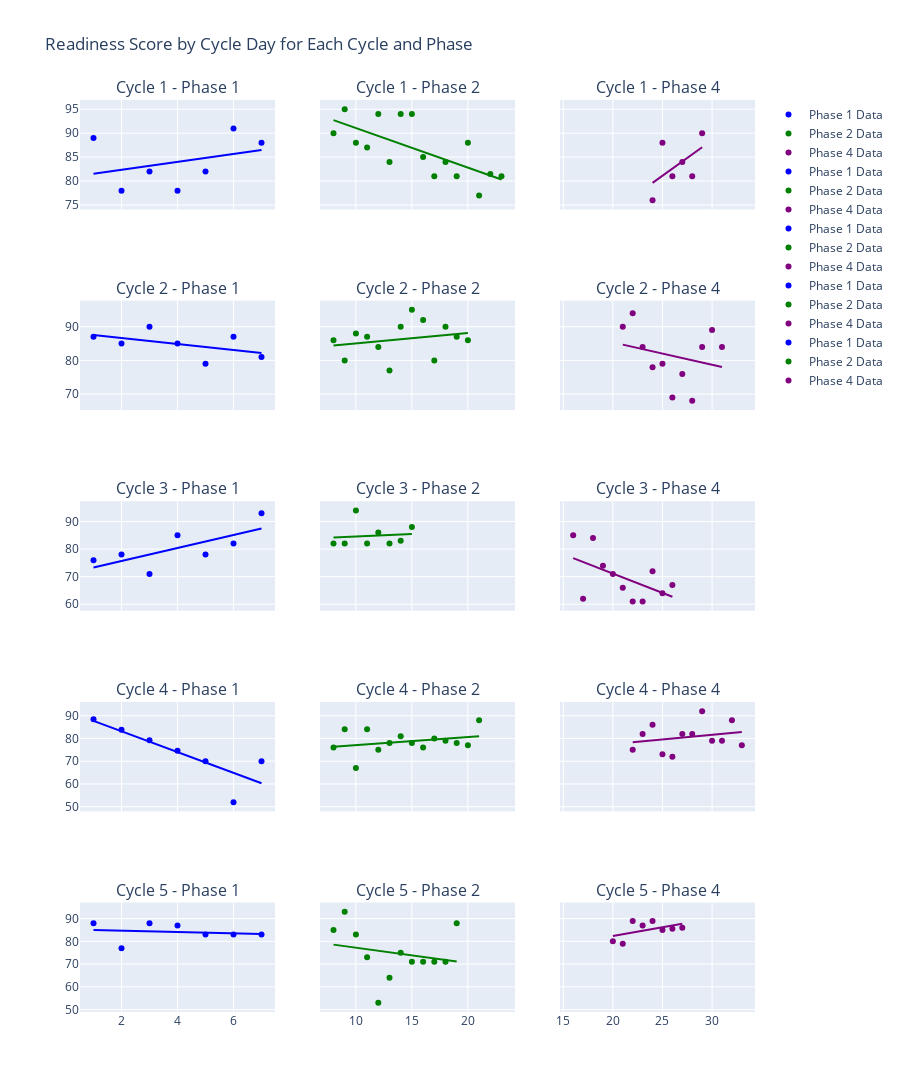

Source (notebook cell):
### Code cell
import pandas as pd
import plotly.graph_objects as go
import plotly.express as px
from plotly.subplots import make_subplots

# Load data from CSV
file_path = '/Data_Option1.csv'  # Replace with the path to your CSV file
df = pd.read_csv(file_path)

# Create a dictionary to store dataframes for each phase and cycle combination
dfs = {}

# Group by phase and cycle and store each group in the dictionary
for (phase, cycle), group_df in df.groupby(['phase', 'cycle']):
    # Extract relevant columns
    subset_df = group_df[['cycle_day', 'readiness_score', 'phase', 'cycle']]
    dfs[(phase, cycle)] = subset_df

# Define a color map for phases
phase_colors = {
    1: 'blue',
    2: 'green',
    3: 'red',
    4: 'purple'
    # Add more colors if there are more phases
}

# Create subplots for each cycle and phase combination
unique_cycles = df['cycle'].unique()
unique_phases = df['phase'].unique()
num_cycles = len(unique_cycles)
num_phases = len(unique_phases)
fig = make_subplots(rows=num_cycles, cols=num_phases, shared_xaxes=True, shared_yaxes=True,
                    subplot_titles=[f'Cycle {cycle} - Phase {phase}' for cycle in unique_cycles for phase in unique_phases])

# Plot data for each cycle and phase combination
for cycle_idx, cycle in enumerate(unique_cycles, start=1):
    for phase_idx, phase in enumerate(unique_phases, start=1):
        data = dfs.get((phase, cycle))
        if data is not None:
            scatter = go.Scatter(x=data['cycle_day'], y=data['readiness_score'], mode='markers', name=f'Phase {phase} Data', marker=dict(color=phase_colors[phase]))
            trendline = px.scatter(data, x='cycle_day', y='readiness_score', trendline="ols").data[1]
            trendline['line']['color'] = phase_colors[phase]
            fig.add_trace(scatter, row=cycle_idx, col=phase_idx)
            fig.add_trace(trendline, row=cycle_idx, col=phase_idx)

# Update layout and show the plot
fig.update_layout(title='Readiness Score by Cycle Day for Each Cycle and Phase', height=300*num_cycles)
fig.show()

### Figure 1 — Plotly figure (JSON) as saved in the notebook; plotly's stock layout.template omitted (floating-point values rounded to 4 significant figures)
{"data": [{"marker": {"color": "blue"}, "mode": "markers", "name": "Phase 1 Data", "type": "scatter", "x": [1, 2, 3, 4, 5, 6, 7], "xaxis": "x", "y": [89, 78, 82, 78, 82, 91, 88], "yaxis": "y"}, {"hovertemplate": "<b>OLS trendline</b><br>readiness_score = 0.821429 * cycle_day + 80.7143<br>R<sup>2</sup>=0.111134<br><br>cycle_day=%{x}<br>readiness_score=%{y} <b>(trend)</b><extra></extra>", "legendgroup": "", "line": {"color": "blue"}, "marker": {"color": "#636efa", "symbol": "circle"}, "mode": "lines", "name": "", "showlegend": false, "type": "scatter", "x": [1, 2, 3, 4, 5, 6, 7], "xaxis": "x", "y": [81.54, 82.36, 83.18, 84.0, 84.82, 85.64, 86.46], "yaxis": "y"}, {"marker": {"color": "green"}, "mode": "markers", "name": "Phase 2 Data", "type": "scatter", "x": [8, 9, 10, 11, 12, 13, 14, 15, 16, 17, 18, 19, 20, 21, 22, 23], "xaxis": "x2", "y": [90, 95, 88, 87, 94, 84, 94, 94, 85, 81, 84, 81, 88, 77, 81.5, 81], "yaxis": "y2"}, {"hovertemplate": "<b>OLS trendline</b><br>readiness_score = -0.825735 * cycle_day + 99.3301<br>R<sup>2</sup>=0.484246<br><br>cycle_day=%{x}<br>readiness_score=%{y} <b>(trend)</b><extra></extra>", "legendgroup": "", "line": {"color": "green"}, "marker": {"color": "#636efa", "symbol": "circle"}, "mode": "lines", "name": "", "showlegend": false, "type": "scatter", "x": [8, 9, 10, 11, 12, 13, 14, 15, 16, 17, 18, 19, 20, 21, 22, 23], "xaxis": "x2", "y": [92.72, 91.9, 91.07, 90.25, 89.42, 88.6, 87.77, 86.94, 86.12, 85.29, 84.47, 83.64, 82.82, 81.99, 81.16, 80.34], "yaxis": "y2"}, {"marker": {"color": "purple"}, "mode": "markers", "name": "Phase 4 Data", "type": "scatter", "x": [24, 25, 26, 27, 28, 29], "xaxis": "x3", "y": [76, 88, 81, 84, 81, 90], "yaxis": "y3"}, {"hovertemplate": "<b>OLS trendline</b><br>readiness_score = 1.48571 * cycle_day + 43.9619<br>R<sup>2</sup>=0.294126<br><br>cycle_day=%{x}<br>readiness_score=%{y} <b>(trend)</b><extra></extra>", "legendgroup": "", "line": {"color": "purple"}, "marker": {"color": "#636efa", "symbol": "circle"}, "mode": "lines", "name": "", "showlegend": false, "type": "scatter", "x": [24, 25, 26, 27, 28, 29], "xaxis": "x3", "y": [79.62, 81.1, 82.59, 84.08, 85.56, 87.05], "yaxis": "y3"}, {"marker": {"color": "blue"}, "mode": "markers", "name": "Phase 1 Data", "type": "scatter", "x": [1, 2, 3, 4, 5, 6, 7], "xaxis": "x4", "y": [87, 85, 90, 85, 79, 87, 81], "yaxis": "y4"}, {"hovertemplate": "<b>OLS trendline</b><br>readiness_score = -0.892857 * cycle_day + 88.4286<br>R<sup>2</sup>=0.263047<br><br>cycle_day=%{x}<br>readiness_score=%{y} <b>(trend)</b><extra></extra>", "legendgroup": "", "line": {"color": "blue"}, "marker": {"color": "#636efa", "symbol": "circle"}, "mode": "lines", "name": "", "showlegend": false, "type": "scatter", "x": [1, 2, 3, 4, 5, 6, 7], "xaxis": "x4", "y": [87.54, 86.64, 85.75, 84.86, 83.96, 83.07, 82.18], "yaxis": "y4"}, {"marker": {"color": "green"}, "mode": "markers", "name": "Phase 2 Data", "type": "scatter", "x": [8, 9, 10, 11, 12, 13, 14, 15, 16, 17, 18, 19, 20], "xaxis": "x5", "y": [86, 80, 88, 87, 84, 77, 90, 95, 92, 80, 90, 87, 86], "yaxis": "y5"}, {"hovertemplate": "<b>OLS trendline</b><br>readiness_score = 0.307692 * cycle_day + 82<br>R<sup>2</sup>=0.055446<br><br>cycle_day=%{x}<br>readiness_score=%{y} <b>(trend)</b><extra></extra>", "legendgroup": "", "line": {"color": "green"}, "marker": {"color": "#636efa", "symbol": "circle"}, "mode": "lines", "name": "", "showlegend": false, "type": "scatter", "x": [8, 9, 10, 11, 12, 13, 14, 15, 16, 17, 18, 19, 20], "xaxis": "x5", "y": [84.46, 84.77, 85.08, 85.38, 85.69, 86.0, 86.31, 86.62, 86.92, 87.23, 87.54, 87.85, 88.15], "yaxis": "y5"}, {"marker": {"color": "purple"}, "mode": "markers", "name": "Phase 4 Data", "type": "scatter", "x": [21, 22, 23, 24, 25, 26, 27, 28, 29, 30, 31], "xaxis": "x6", "y": [90, 94, 84, 78, 79, 69, 76, 68, 84, 89, 84], "yaxis": "y6"}, {"hovertemplate": "<b>OLS trendline</b><br>readiness_score = -0.663636 * cycle_day + 98.6182<br>R<sup>2</sup>=0.070155<br><br>cycle_day=%{x}<br>readiness_score=%{y} <b>(trend)</b><extra></extra>", "legendgroup": "", "line": {"color": "purple"}, "marker": {"color": "#636efa", "symbol": "circle"}, "mode": "lines", "name": "", "showlegend": false, "type": "scatter", "x": [21, 22, 23, 24, 25, 26, 27, 28, 29, 30, 31], "xaxis": "x6", "y": [84.68, 84.02, 83.35, 82.69, 82.03, 81.36, 80.7, 80.04, 79.37, 78.71, 78.05], "yaxis": "y6"}, {"marker": {"color": "blue"}, "mode": "markers", "name": "Phase 1 Data", "type": "scatter", "x": [1, 2, 3, 4, 5, 6, 7], "xaxis": "x7", "y": [76, 78, 71, 85, 78, 82, 93], "yaxis": "y7"}, {"hovertemplate": "<b>OLS trendline</b><br>readiness_score = 2.35714 * cycle_day + 71<br>R<sup>2</sup>=0.515625<br><br>cycle_day=%{x}<br>readiness_score=%{y} <b>(trend)</b><extra></extra>", "legendgroup": "", "line": {"color": "blue"}, "marker": {"color": "#636efa", "symbol": "circle"}, "mode": "lines", "name": "", "showlegend": false, "type": "scatter", "x": [1, 2, 3, 4, 5, 6, 7], "xaxis": "x7", "y": [73.36, 75.71, 78.07, 80.43, 82.79, 85.14, 87.5], "yaxis": "y7"}, {"marker": {"color": "green"}, "mode": "markers", "name": "Phase 2 Data", "type": "scatter", "x": [8, 9, 10, 11, 12, 13, 14, 15], "xaxis": "x8", "y": [82, 82, 94, 82, 86, 82, 83, 88], "yaxis": "y8"}, {"hovertemplate": "<b>OLS trendline</b><br>readiness_score = 0.178571 * cycle_day + 82.8214<br>R<sup>2</sup>=0.010233<br><br>cycle_day=%{x}<br>readiness_score=%{y} <b>(trend)</b><extra></extra>", "legendgroup": "", "line": {"color": "green"}, "marker": {"color": "#636efa", "symbol": "circle"}, "mode": "lines", "name": "", "showlegend": false, "type": "scatter", "x": [8, 9, 10, 11, 12, 13, 14, 15], "xaxis": "x8", "y": [84.25, 84.43, 84.61, 84.79, 84.96, 85.14, 85.32, 85.5], "yaxis": "y8"}, {"marker": {"color": "purple"}, "mode": "markers", "name": "Phase 4 Data", "type": "scatter", "x": [16, 17, 18, 19, 20, 21, 22, 23, 24, 25, 26], "xaxis": "x9", "y": [85, 62, 84, 74, 71, 66, 61, 61, 72, 64, 67], "yaxis": "y9"}, {"hovertemplate": "<b>OLS trendline</b><br>readiness_score = -1.4 * cycle_day + 99.1273<br>R<sup>2</sup>=0.296080<br><br>cycle_day=%{x}<br>readiness_score=%{y} <b>(trend)</b><extra></extra>", "legendgroup": "", "line": {"color": "purple"}, "marker": {"color": "#636efa", "symbol": "circle"}, "mode": "lines", "name": "", "showlegend": false, "type": "scatter", "x": [16, 17, 18, 19, 20, 21, 22, 23, 24, 25, 26], "xaxis": "x9", "y": [76.73, 75.33, 73.93, 72.53, 71.13, 69.73, 68.33, 66.93, 65.53, 64.13, 62.73], "yaxis": "y9"}, {"marker": {"color": "blue"}, "mode": "markers", "name": "Phase 1 Data", "type": "scatter", "x": [1, 2, 3, 4, 5, 6, 7], "xaxis": "x10", "y": [88.4, 83.8, 79.2, 74.6, 70, 52, 70], "yaxis": "y10"}, {"hovertemplate": "<b>OLS trendline</b><br>readiness_score = -4.57143 * cycle_day + 92.2857<br>R<sup>2</sup>=0.691005<br><br>cycle_day=%{x}<br>readiness_score=%{y} <b>(trend)</b><extra></extra>", "legendgroup": "", "line": {"color": "blue"}, "marker": {"color": "#636efa", "symbol": "circle"}, "mode": "lines", "name": "", "showlegend": false, "type": "scatter", "x": [1, 2, 3, 4, 5, 6, 7], "xaxis": "x10", "y": [87.71, 83.14, 78.57, 74, 69.43, 64.86, 60.29], "yaxis": "y10"}, {"marker": {"color": "green"}, "mode": "markers", "name": "Phase 2 Data", "type": "scatter", "x": [8, 9, 10, 11, 12, 13, 14, 15, 16, 17, 18, 19, 20, 21], "xaxis": "x11", "y": [76, 84, 67, 84, 75, 78, 81, 78, 76, 80, 79, 78, 77, 88], "yaxis": "y11"}, {"hovertemplate": "<b>OLS trendline</b><br>readiness_score = 0.349451 * cycle_day + 73.5758<br>R<sup>2</sup>=0.087030<br><br>cycle_day=%{x}<br>readiness_score=%{y} <b>(trend)</b><extra></extra>", "legendgroup": "", "line": {"color": "green"}, "marker": {"color": "#636efa", "symbol": "circle"}, "mode": "lines", "name": "", "showlegend": false, "type": "scatter", "x": [8, 9, 10, 11, 12, 13, 14, 15, 16, 17, 18, 19, 20, 21], "xaxis": "x11", "y": [76.37, 76.72, 77.07, 77.42, 77.77, 78.12, 78.47, 78.82, 79.17, 79.52, 79.87, 80.22, 80.56, 80.91], "yaxis": "y11"}, {"marker": {"color": "purple"}, "mode": "markers", "name": "Phase 4 Data", "type": "scatter", "x": [22, 23, 24, 25, 26, 27, 28, 29, 30, 31, 32, 33], "xaxis": "x12", "y": [75, 82, 86, 73, 72, 82, 82, 92, 79, 79, 88, 77], "yaxis": "y12"}, {"hovertemplate": "<b>OLS trendline</b><br>readiness_score = 0.409091 * cycle_day + 69.3333<br>R<sup>2</sup>=0.059693<br><br>cycle_day=%{x}<br>readiness_score=%{y} <b>(trend)</b><extra></extra>", "legendgroup": "", "line": {"color": "purple"}, "marker": {"color": "#636efa", "symbol": "circle"}, "mode": "lines", "name": "", "showlegend": false, "type": "scatter", "x": [22, 23, 24, 25, 26, 27, 28, 29, 30, 31, 32, 33], "xaxis": "x12", "y": [78.33, 78.74, 79.15, 79.56, 79.97, 80.38, 80.79, 81.2, 81.61, 82.02, 82.42, 82.83], "yaxis": "y12"}, {"marker": {"color": "blue"}, "mode": "markers", "name": "Phase 1 Data", "type": "scatter", "x": [1, 2, 3, 4, 5, 6, 7], "xaxis": "x13", "y": [88, 77, 88, 87, 83, 83, 83], "yaxis": "y13"}, {"hovertemplate": "<b>OLS trendline</b><br>readiness_score = -0.285714 * cycle_day + 85.2857<br>R<sup>2</sup>=0.024615<br><br>cycle_day=%{x}<br>readiness_score=%{y} <b>(trend)</b><extra></extra>", "legendgroup": "", "line": {"color": "blue"}, "marker": {"color": "#636efa", "symbol": "circle"}, "mode": "lines", "name": "", "showlegend": false, "type": "scatter", "x": [1, 2, 3, 4, 5, 6, 7], "xaxis": "x13", "y": [85, 84.71, 84.43, 84.14, 83.86, 83.57, 83.29], "yaxis": "y13"}, {"marker": {"color": "green"}, "mode": "markers", "name": "Phase 2 Data", "type": "scatter", "x": [8, 9, 10, 11, 12, 13, 14, 15, 16, 17, 18, 19], "xaxis": "x14", "y": [85, 93, 83, 73, 53, 64, 75, 71, 71, 71, 71, 88], "yaxis": "y14"}, {"hovertemplate": "<b>OLS trendline</b><br>readiness_score = -0.678322 * cycle_day + 83.9907<br>R<sup>2</sup>=0.049484<br><br>cycle_day=%{x}<br>readiness_score=%{y} <b>(trend)</b><extra></extra>", "legendgroup": "", "line": {"color": "green"}, "marker": {"color": "#636efa", "symbol": "circle"}, "mode": "lines", "name": "", "showlegend": false, "type": "scatter", "x": [8, 9, 10, 11, 12, 13, 14, 15, 16, 17, 18, 19], "xaxis": "x14", "y": [78.56, 77.89, 77.21, 76.53, 75.85, 75.17, 74.49, 73.82, 73.14, 72.46, 71.78, 71.1], "yaxis": "y14"}, {"marker": {"color": "purple"}, "mode": "markers", "name": "Phase 4 Data", "type": "scatter", "x": [20, 21, 22, 23, 24, 25, 26, 27], "xaxis": "x15", "y": [80, 79, 89, 87, 89, 85, 85.5, 86], "yaxis": "y15"}, {"hovertemplate": "<b>OLS trendline</b><br>readiness_score = 0.767857 * cycle_day + 67.0179<br>R<sup>2</sup>=0.252125<br><br>cycle_day=%{x}<br>readiness_score=%{y} <b>(trend)</b><extra></extra>", "legendgroup": "", "line": {"color": "purple"}, "marker": {"color": "#636efa", "symbol": "circle"}, "mode": "lines", "name": "", "showlegend": false, "type": "scatter", "x": [20, 21, 22, 23, 24, 25, 26, 27], "xaxis": "x15", "y": [82.38, 83.14, 83.91, 84.68, 85.45, 86.21, 86.98, 87.75], "yaxis": "y15"}], "layout": {"annotations": [{"font": {"size": 16}, "showarrow": false, "text": "Cycle 1 - Phase 1", "x": 0.1444, "xanchor": "center", "xref": "paper", "y": 1, "yanchor": "bottom", "yref": "paper"}, {"font": {"size": 16}, "showarrow": false, "text": "Cycle 1 - Phase 2", "x": 0.5, "xanchor": "center", "xref": "paper", "y": 1, "yanchor": "bottom", "yref": "paper"}, {"font": {"size": 16}, "showarrow": false, "text": "Cycle 1 - Phase 4", "x": 0.8556, "xanchor": "center", "xref": "paper", "y": 1, "yanchor": "bottom", "yref": "paper"}, {"font": {"size": 16}, "showarrow": false, "text": "Cycle 2 - Phase 1", "x": 0.1444, "xanchor": "center", "xref": "paper", "y": 0.78, "yanchor": "bottom", "yref": "paper"}, {"font": {"size": 16}, "showarrow": false, "text": "Cycle 2 - Phase 2", "x": 0.5, "xanchor": "center", "xref": "paper", "y": 0.78, "yanchor": "bottom", "yref": "paper"}, {"font": {"size": 16}, "showarrow": false, "text": "Cycle 2 - Phase 4", "x": 0.8556, "xanchor": "center", "xref": "paper", "y": 0.78, "yanchor": "bottom", "yref": "paper"}, {"font": {"size": 16}, "showarrow": false, "text": "Cycle 3 - Phase 1", "x": 0.1444, "xanchor": "center", "xref": "paper", "y": 0.56, "yanchor": "bottom", "yref": "paper"}, {"font": {"size": 16}, "showarrow": false, "text": "Cycle 3 - Phase 2", "x": 0.5, "xanchor": "center", "xref": "paper", "y": 0.56, "yanchor": "bottom", "yref": "paper"}, {"font": {"size": 16}, "showarrow": false, "text": "Cycle 3 - Phase 4", "x": 0.8556, "xanchor": "center", "xref": "paper", "y": 0.56, "yanchor": "bottom", "yref": "paper"}, {"font": {"size": 16}, "showarrow": false, "text": "Cycle 4 - Phase 1", "x": 0.1444, "xanchor": "center", "xref": "paper", "y": 0.34, "yanchor": "bottom", "yref": "paper"}, {"font": {"size": 16}, "showarrow": false, "text": "Cycle 4 - Phase 2", "x": 0.5, "xanchor": "center", "xref": "paper", "y": 0.34, "yanchor": "bottom", "yref": "paper"}, {"font": {"size": 16}, "showarrow": false, "text": "Cycle 4 - Phase 4", "x": 0.8556, "xanchor": "center", "xref": "paper", "y": 0.34, "yanchor": "bottom", "yref": "paper"}, {"font": {"size": 16}, "showarrow": false, "text": "Cycle 5 - Phase 1", "x": 0.1444, "xanchor": "center", "xref": "paper", "y": 0.12, "yanchor": "bottom", "yref": "paper"}, {"font": {"size": 16}, "showarrow": false, "text": "Cycle 5 - Phase 2", "x": 0.5, "xanchor": "center", "xref": "paper", "y": 0.12, "yanchor": "bottom", "yref": "paper"}, {"font": {"size": 16}, "showarrow": false, "text": "Cycle 5 - Phase 4", "x": 0.8556, "xanchor": "center", "xref": "paper", "y": 0.12, "yanchor": "bottom", "yref": "paper"}], "height": 1500, "title": {"text": "Readiness Score by Cycle Day for Each Cycle and Phase"}, "xaxis": {"anchor": "y", "domain": [0, 0.2889], "matches": "x13", "showticklabels": false}, "xaxis10": {"anchor": "y10", "domain": [0, 0.2889], "matches": "x13", "showticklabels": false}, "xaxis11": {"anchor": "y11", "domain": [0.3556, 0.6444], "matches": "x14", "showticklabels": false}, "xaxis12": {"anchor": "y12", "domain": [0.7111, 1], "matches": "x15", "showticklabels": false}, "xaxis13": {"anchor": "y13", "domain": [0, 0.2889]}, "xaxis14": {"anchor": "y14", "domain": [0.3556, 0.6444]}, "xaxis15": {"anchor": "y15", "domain": [0.7111, 1]}, "xaxis2": {"anchor": "y2", "domain": [0.3556, 0.6444], "matches": "x14", "showticklabels": false}, "xaxis3": {"anchor": "y3", "domain": [0.7111, 1], "matches": "x15", "showticklabels": false}, "xaxis4": {"anchor": "y4", "domain": [0, 0.2889], "matches": "x13", "showticklabels": false}, "xaxis5": {"anchor": "y5", "domain": [0.3556, 0.6444], "matches": "x14", "showticklabels": false}, "xaxis6": {"anchor": "y6", "domain": [0.7111, 1], "matches": "x15", "showticklabels": false}, "xaxis7": {"anchor": "y7", "domain": [0, 0.2889], "matches": "x13", "showticklabels": false}, "xaxis8": {"anchor": "y8", "domain": [0.3556, 0.6444], "matches": "x14", "showticklabels": false}, "xaxis9": {"anchor": "y9", "domain": [0.7111, 1], "matches": "x15", "showticklabels": false}, "yaxis": {"anchor": "x", "domain": [0.88, 1]}, "yaxis10": {"anchor": "x10", "domain": [0.22, 0.34]}, "yaxis11": {"anchor": "x11", "domain": [0.22, 0.34], "matches": "y10", "showticklabels": false}, "yaxis12": {"anchor": "x12", "domain": [0.22, 0.34], "matches": "y10", "showticklabels": false}, "yaxis13": {"anchor": "x13", "domain": [0, 0.12]}, "yaxis14": {"anchor": "x14", "domain": [0, 0.12], "matches": "y13", "showticklabels": false}, "yaxis15": {"anchor": "x15", "domain": [0, 0.12], "matches": "y13", "showticklabels": false}, "yaxis2": {"anchor": "x2", "domain": [0.88, 1], "matches": "y", "showticklabels": false}, "yaxis3": {"anchor": "x3", "domain": [0.88, 1], "matches": "y", "showticklabels": false}, "yaxis4": {"anchor": "x4", "domain": [0.66, 0.78]}, "yaxis5": {"anchor": "x5", "domain": [0.66, 0.78], "matches": "y4", "showticklabels": false}, "yaxis6": {"anchor": "x6", "domain": [0.66, 0.78], "matches": "y4", "showticklabels": false}, "yaxis7": {"anchor": "x7", "domain": [0.44, 0.56]}, "yaxis8": {"anchor": "x8", "domain": [0.44, 0.56], "matches": "y7", "showticklabels": false}, "yaxis9": {"anchor": "x9", "domain": [0.44, 0.56], "matches": "y7", "showticklabels": false}}}
